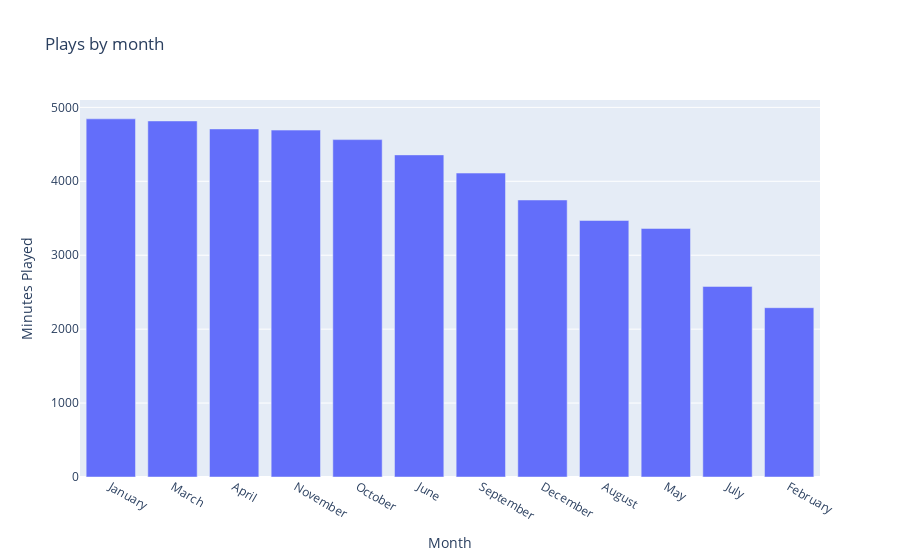

Notebook cell for this chart:
### Markdown cell above
Pretty even spread throughout the working week. Saturday and Sundays are less because I'm usually out doing other things than listening to music. 
Let's check monthly habits:

### Code cell
streaming_df["Month"] = streaming_df["endTime"].dt.month_name()
monthly_plays = (
    streaming_df.groupby("Month").sum().sort_values(by="minutesPlayed", ascending=False)
)

fig = go.Figure([go.Bar(x=monthly_plays.index, y=monthly_plays["minutesPlayed"])])
fig.update_xaxes(title_text="Month")
fig.update_yaxes(title_text="Minutes Played")
fig.update_layout(title_text="Plays by month")
fig.show()

### Figure 1 — Plotly figure (JSON) as saved in the notebook; plotly's stock layout.template omitted (floating-point values rounded to 4 significant figures)
{"data": [{"type": "bar", "x": ["January", "March", "April", "November", "October", "June", "September", "December", "August", "May", "July", "February"], "y": [4845.0, 4816.0, 4708.0, 4692.0, 4564.0, 4357.0, 4111.0, 3747.0, 3470.0, 3362.0, 2578.0, 2290.0]}], "layout": {"autosize": true, "title": {"text": "Plays by month"}, "xaxis": {"autorange": true, "range": [-0.5, 11.5], "title": {"text": "Month"}, "type": "category"}, "yaxis": {"autorange": true, "range": [0, 5100.0], "title": {"text": "Minutes Played"}, "type": "linear"}}}
